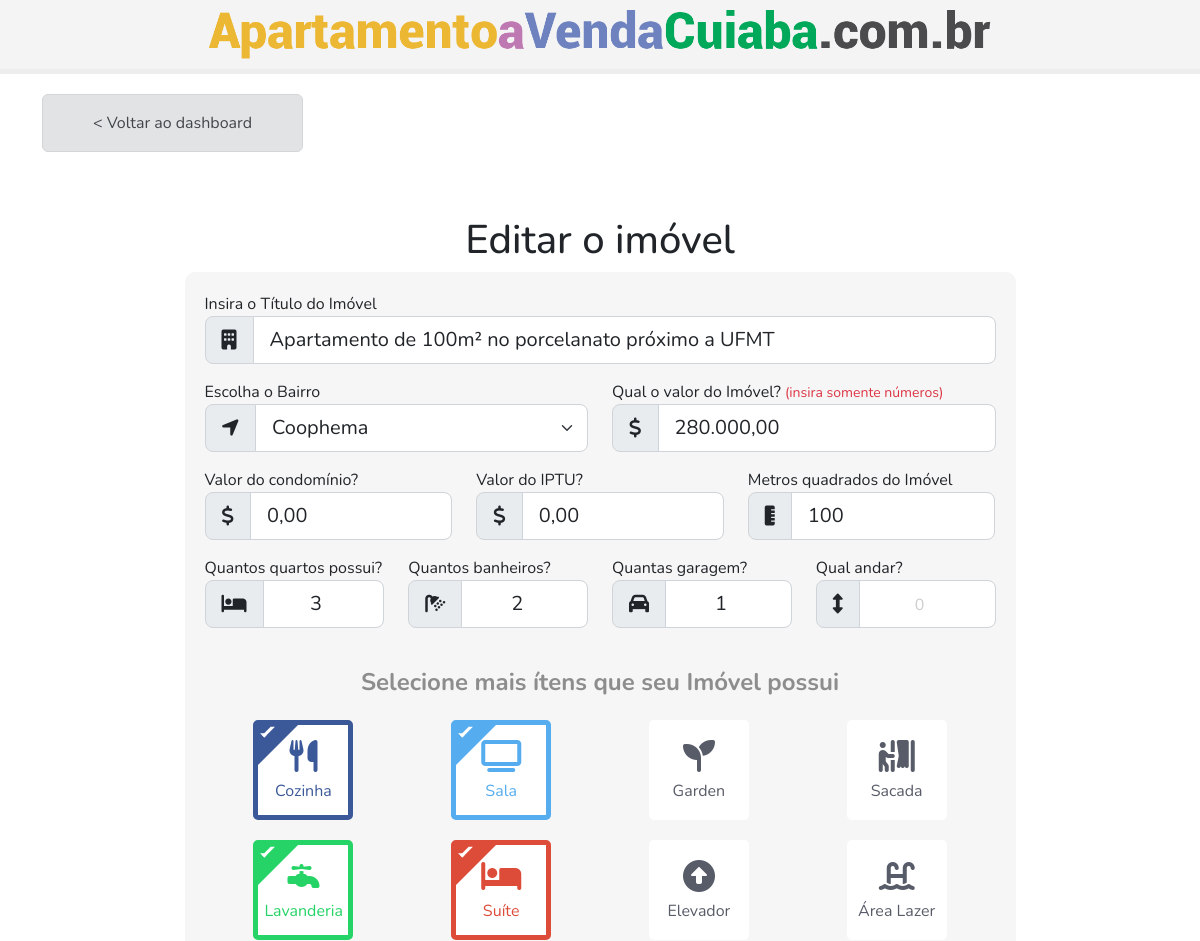
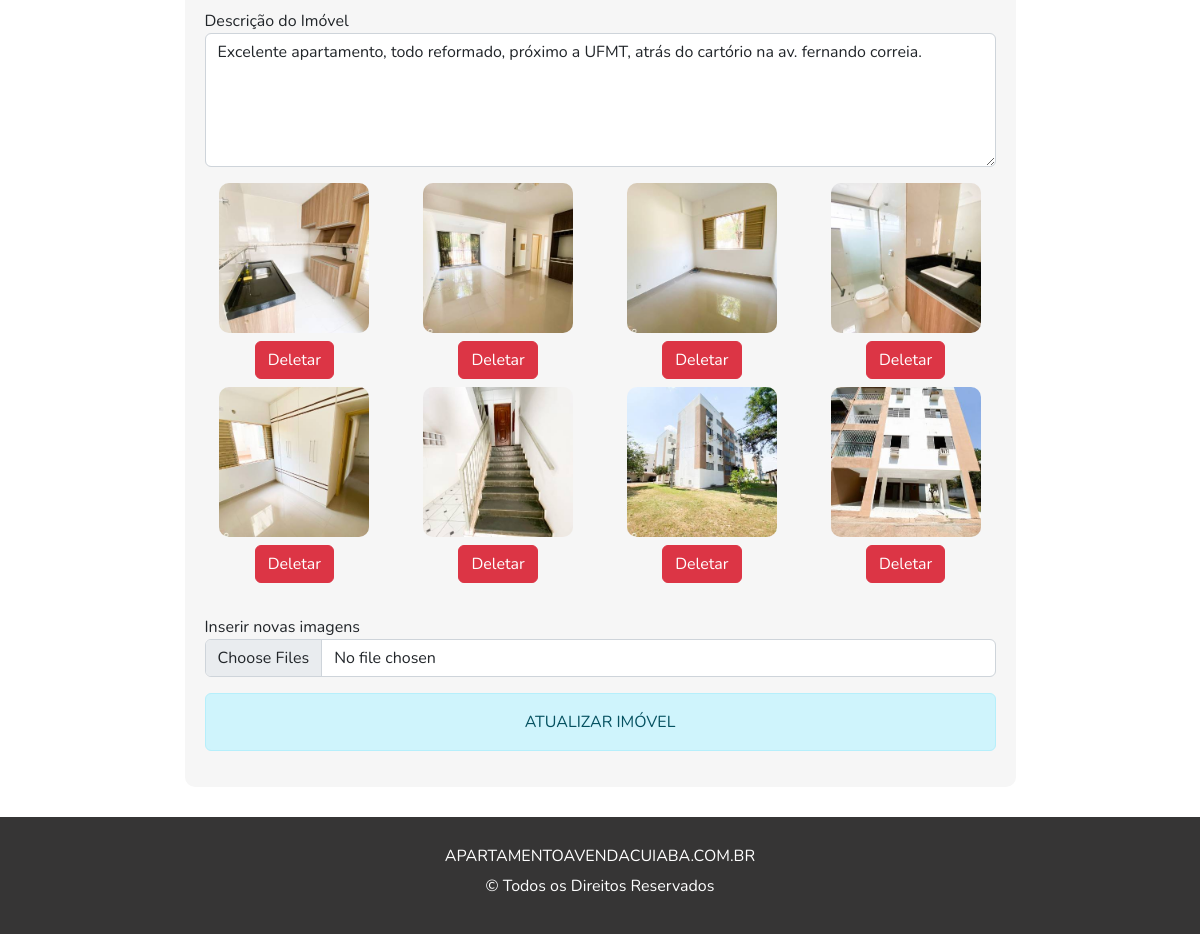
/app/editar.php?id=3 (signed in), run on the app's committed database (2 pictures, top to bottom).
### tables this page shows
CREATE TABLE `imovel` (
  `id_imovel` int(11) NOT NULL,
  `cod_imovel` varchar(255) DEFAULT NULL,
  `titulo` varchar(255) DEFAULT NULL,
  `id_bairro` varchar(255) NOT NULL,
  `id_proprietario` varchar(255) NOT NULL,
  `valor` int(11) DEFAULT NULL,
  `valor_condominio` int(11) DEFAULT NULL,
  `iptu` int(11) DEFAULT NULL,
  `area_construida` varchar(255) DEFAULT NULL,
  `quartos` varchar(255) DEFAULT NULL,
  `banheiros` varchar(255) DEFAULT NULL,
  `garagem` varchar(255) DEFAULT NULL,
  `andar` varchar(255) DEFAULT NULL,
  `cozinha` varchar(255) DEFAULT NULL,
  `sala` varchar(255) DEFAULT NULL,
  `garden` varchar(255) DEFAULT NULL,
  `sacada` varchar(255) DEFAULT NULL,
  `lavanderia` varchar(255) DEFAULT NULL,
  `suite` varchar(255) DEFAULT NULL,
  `elevador` varchar(255) DEFAULT NULL,
  `area_lazer` varchar(255) DEFAULT NULL,
  `descricao` text DEFAULT NULL,
  `views` varchar(255) DEFAULT NULL,
  `status` varchar(255) NOT NULL DEFAULT '1' COMMENT '"1=Ativado | 2=Desativado"',
  `data_criacao` datetime DEFAULT NULL,
  `data_atualizacao` datetime DEFAULT NULL
);

CREATE TABLE `imagem` (
  `id` int(11) NOT NULL,
  `id_imovel` varchar(255) NOT NULL,
  `url` varchar(255) NOT NULL,
  `nome` varchar(255) NOT NULL,
  `incluida_em` datetime NOT NULL,
  `url_webp` text DEFAULT NULL
);

### config/DB.php (called while the page is built, shortened)
<?php
class DB
{
    private $servername = "localhost";
    private $username = "root";
    private $password = "";
    private $database = "db_imoveis";
    private $conn;
    public function __construct()
    {
        try {
            $dsn = "mysql:host=" . $this->servername . ";dbname=" . $this->database;
            $this->conn = new PDO($dsn, $this->username, $this->password);
        } catch (PDOException $e) {
            echo "Conexão falhada: " . $e->getMessage();
        }
    }
    public function getBairros()
    {
        $sql = "SELECT * FROM bairros ORDER BY nome ASC";
        $stmt = $this->conn->prepare($sql);
        $stmt->execute();
        $result = $stmt->fetchAll();
        return $result;
    }
    public function getImageByIdImovel($idImovel)
    {
        $sql = "SELECT * FROM imagem WHERE id_imovel = :id_imovel";
        $stmt = $this->conn->prepare($sql);
        $stmt->execute(['id_imovel' => $idImovel]);
        $data = $stmt->fetchAll(PDO::FETCH_ASSOC);
        return $data;
    }
    function buscarImovelPorId($id)
    {
        try {
            $query = "SELECT * FROM imovel WHERE id_imovel = :id";
            $stmt = $this->conn->prepare($query);
            $stmt->bindValue(':id', $id, PDO::PARAM_INT);
            $stmt->execute();
            return $stmt->fetch(PDO::FETCH_ASSOC);
        } catch (PDOException $e) {
            echo 'Erro no banco de dados: ' . $e->getMessage();
            return false;
        }
    }
    function buscarBairroPorId($id)
    {
        try {
            $query = "SELECT * FROM bairros WHERE id = :id";
            $stmt = $this->conn->prepare($query);
            $stmt->bindValue(':id', $id, PDO::PARAM_INT);
            $stmt->execute();
            return $stmt->fetch(PDO::FETCH_ASSOC);
        } catch (PDOException $e) {
            echo 'Erro no banco de dados: ' . $e->getMessage();
            return false;
        }
    }
}

### app/editar.php (the view, shortened to what this page needs)
<?php
require_once "../config/DB.php";
$db = new DB;
$imovel = $db->buscarImovelPorId($_GET['id']);
$bairros = $db->getBairros();
$bairroId = $db->buscarBairroPorId($imovel['id_bairro']);
if ($bairroId) {
  $id_bairro_selecionado = $bairroId['id'];
} else {
  $id_bairro_selecionado = null;
  $nome_bairro_selecionado = null;
}
$imagensIdImovel = $db->getImageByIdImovel($imovel['id_imovel']);
?>
<!DOCTYPE html>
<html lang="pt-br">
<head>
  <link rel="stylesheet" href="css/style.css" />
  <link href="https://cdn.jsdelivr.net/npm/bootstrap@5.2.0-beta1/dist/css/bootstrap.min.css" rel="stylesheet"
 />
</head>
<body>
  <header class="main">
    <nav class="menu">
      <div class="container">
        <div class="logo">
          <img src="imagem/logo.png" class="img-fluid logo-img" alt="" />
        </div>
      </div>
    </nav>
  </header>
  <nav class="componentes">
    <div class="container">
      <div class="row">
        <div class="col-md-3">
          <a href="dashboard.php" class="alert alert-secondary d-block">< Voltar ao dashboard</a>
        </div>
      </div>
    </div>
  </nav>
  <section class="main mt-5">
    <div class="container">
      <div class="row">
        <div class="col-md-9 mx-auto">
          <h1 class="text-center">Editar o imóvel</h1>
          <form action="atualizarimovel.php" class="add-imovel" method="post" enctype="multipart/form-data">
            <label for="titulo"> Insira o Título do Imóvel</label>
            <div class="input-group input-group-lg mb-3">
              <span class="input-group-text" id="inputGroup-sizing-lg"><i class="fas fa-building"></i></span>
              <input type="text" class="form-control" name="titulo" value="<?php echo $imovel['titulo'] ?>"
                placeholder="Apartamento de 3 quartos próximo ao centro" aria-describedby="inputGroup-sizing-lg"
                required />
            </div>
            <div class="row">
              <div class="col-md-6">
                <label for="bairro"> Escolha o Bairro</label>
                <div class="input-group input-group-lg mb-3">
                  <span class="input-group-text" id="inputGroup-sizing-lg"><i class="fas fa-location-arrow"></i></span>
                  <select name="bairro" class="form-select">
                    <?php foreach ($bairros as $bairro) { ?>
                      <option value="<?php echo $bairro['id']; ?>" <?php if ($bairro['id'] == $id_bairro_selecionado) {
                           echo 'selected';
                         } ?>><?php echo $bairro['nome']; ?></option>
                    <?php } ?>
                  </select>
                </div>
              </div>
              <div class="col-md-6">
                <label for="preco"> Qual o valor do Imóvel? <small class="text-danger">(insira somente
                    números)</small></label>
                <div class="input-group input-group-lg mb-3">
                  <span class="input-group-text" id="inputGroup-sizing-lg"><i class="fas fa-dollar-sign"></i></span>
                  <input type="text" name="preco" class="form-control"
                    value="<?php echo number_format($imovel['valor'], 2, ',', '.'); ?>"
                    aria-describedby="inputGroup-sizing-lg" onKeyUp="mascaraMoeda(this, event);">
                </div>
              </div>
              <div class="col-md-4">
                <label for="condominio"> Valor do condomínio?</label>
                <div class="input-group input-group-lg mb-3">
                  <span class="input-group-text" id="inputGroup-sizing-lg"><i class="fas fa-dollar-sign"></i></span>
                  <input size="12" onKeyUp="mascaraMoeda(this, event)" type="text" class="form-control"
                    name="condominio" value="<?php echo number_format($imovel['valor_condominio'], 2, ',', '.'); ?>"
                    placeholder="400,00" aria-describedby="inputGroup-sizing-lg" required />
                </div>
              </div>
              <div class="col-md-4">
                <label for="condominio"> Valor do IPTU?</label>
                <div class="input-group input-group-lg mb-3">
                  <span class="input-group-text" id="inputGroup-sizing-lg"><i class="fas fa-dollar-sign"></i></span>
                  <input size="12" onKeyUp="mascaraMoeda(this, event)" type="text" class="form-control" name="iptu"
                    value="<?php echo number_format($imovel['iptu'], 2, ',', '.'); ?>" placeholder="1300,00"
                    aria-describedby="inputGroup-sizing-lg" />
                </div>
              </div>
              <div class="col-md-4">
                <label for="area"> Metros quadrados do Imóvel</label>
                <div class="input-group input-group-lg mb-3">
                  <span class="input-group-text" id="inputGroup-sizing-lg"><i class="fas fa-ruler-vertical"></i></span>
                  <input type="text" class="form-control" name="area" placeholder="120"
                    value="<?php echo $imovel['area_construida']; ?>" aria-describedby="inputGroup-sizing-lg"
                    required />
                </div>
              </div>
              <div class="col-md-3">
                <label for="quartos"> Quantos quartos possui?</label>
                <div class="input-group input-group-lg mb-3">
                  <span class="input-group-text" id="inputGroup-sizing-lg"><i class="fas fa-bed"></i></span>
                  <input value="<?php echo $imovel['quartos']; ?>" class="text-center form-control" type="number"
                    name="qtdQuarto" min="0" id="" placeholder="0" required>
                </div>
              </div>
              <div class="col-md-3">
                <label for="banheiro">Quantos banheiros?</label>
                <div class="input-group input-group-lg mb-3">
                  <span class="input-group-text" id="inputGroup-sizing-lg"><i class="fas fa-shower"></i></span>
                  <input value="<?php echo $imovel['banheiros']; ?>" class="text-center form-control" type="number"
                    name="qtdBanheiro" min="0" id="" placeholder="0" required>
                </div>
              </div>
              <div class="col-md-3">
                <label for="area"> Quantas garagem?</label>
                <div class="input-group input-group-lg mb-3">
                  <span class="input-group-text" id="inputGroup-sizing-lg"><i class="fas fa-car"></i></span>
                  <input value="<?php echo $imovel['garagem']; ?>" class="text-center form-control" type="number"
                    min="0" name="qtdGaragem" id="" placeholder="0" required>
                </div>
              </div>
              <div class="col-md-3">
                <label for="area"> Qual andar?</label>
                <div class="input-group input-group-lg mb-3">
                  <span class="input-group-text" id="inputGroup-sizing-lg"><i class="fas fa-arrows-alt-v"></i></span>
                  <input value="<?php echo $imovel['andar']; ?>" class="text-center form-control" type="number"
                    min="0" name="andar" id="" placeholder="0" required>
                </div>
              </div>
              <div class="wrapper">
                <div class="title">
                  Selecione mais ítens que seu Imóvel possui
                </div>
                <div class="container text-center">
                  <div class="row">
                    <div class="col-md-3 text-center">
                      <label class="option_item">
                        <div class="option_inner facebook">
                          <div class="tickmark"></div>
                          <div class="icon"><i class="fas fa-utensils"></i></div>
                          <div class="name">Cozinha</div>
                        </div>
                      </label>
                    </div>
                    <div class="col-md-3">
                      <label class="option_item">
                        <div class="option_inner twitter">
                          <div class="tickmark"></div>
                          <div class="icon"><i class="fas fa-tv"></i></div>
                          <div class="name">Sala</div>
                        </div>
                      </label>
                    </div>
                    <div class="col-md-3">
                      <label class="option_item">
                        <div class="option_inner instagram">
                          <div class="icon"><i class="fas fa-seedling"></i></div>
                          <div class="name">Garden</div>
                        </div>
                      </label>
                    </div>
                    <div class="col-md-3">
                      <label class="option_item">
                        <div class="option_inner linkedin">
                          <div class="icon"><i class="fas fa-person-booth"></i></div>
                          <div class="name">Sacada</div>
                        </div>
                      </label>
                    </div>
                    <div class="col-md-3">
                      <label class="option_item">
                        <div class="option_inner whatsapp">
                          <div class="tickmark"></div>
                          <div class="icon"><i class="fas fa-faucet"></i></div>
                          <div class="name">Lavanderia</div>
                        </div>
                      </label>
                    </div>
                    <div class="col-md-3">
                      <label class="option_item">
                        <div class="option_inner google">
                          <div class="tickmark"></div>
                          <div class="icon"><i class="fas fa-bed"></i></div>
                          <div class="name">Suíte</div>
                        </div>
                      </label>
                    </div>
                    <div class="col-md-3">
                      <label class="option_item">
                        <div class="option_inner reddit">
                          <div class="icon"><i class="fas fa-arrow-alt-circle-up"></i></div>
                          <div class="name">Elevador</div>
                        </div>
                      </label>
                    </div>
                    <div class="col-md-3">
                      <label class="option_item">
                        <div class="option_inner quora">
                          <div class="icon"><i class="fas fa-swimming-pool"></i></div>
                          <div class="name">Área Lazer</div>
                        </div>
                      </label>
                    </div>
                  </div>
                </div>
              </div>
              <div class="col-md-12">
                <label for="area"> Descrição do Imóvel</label>
                <div class="mb-3">
                  <textarea class="form-control" rows="5" name="msg"
                    placeholder="Insira uma pequena descrição do Imovél"><?php echo $imovel['descricao']; ?></textarea>
                </div>
              </div>
              <?php
              foreach ($imagensIdImovel as $value) {
                ?>
                <div class="col-md-3">
                  <div class="input-images">
                    <a href="deletarimagem.php?id=<?php echo $imovel['id_imovel'] ?>&delete=<?php echo $value['id']; ?>&url=<?php echo $value['url_webp'];?>&url1=<?php echo $value['url'];?>">
                      <img src="<?php echo ($value['url_webp'] ? $value['url_webp'] : $value['url'] ); ?>" class="img-fluid img-edit" alt="" srcset="">
                      <h3 class="deletarImg btn btn-danger mt-2">Deletar</h3>
                    </a>
                  </div>
                </div>
                <?php
              }
              ?>
              <div class="mb-3 mt-4">
                <label for="area">Inserir novas imagens</label>
                <input class="form-control" type="file" name="fileUpload[]" id="chooseFile" multiple>
              </div>
              <div class="d-grid gap-2">
                <input type="submit" class="alert alert-info" name="atualizar" value="ATUALIZAR IMÓVEL" />
              </div>
            </div>
          </form>
        </div>
      </div>
    </div>
  </section>
  <footer class="footer">
    <div class="container">
      <div class="row">
        <h1>APARTAMENTOAVENDACUIABA.COM.BR</h1>
        <p>&copy; Todos os Direitos Reservados</p>
      </div>
    </div>
  </footer>
</body>
</html>

### data on the page
imovel: titulo "Apartamento de 100m² no porcelanato próximo a UFMT", preco "280.000,00", condominio "0,00", iptu "0,00", area "100", qtdQuarto "3", qtdBanheiro "2", qtdGaragem "1", msg "Excelente apartamento, todo reformado, próximo a UFMT, atrás do cartório na av. fernando correia."
imagem: url (picture)
imagem: url (picture)
imagem: url (picture)
imagem: url (picture)
imagem: url (picture)
imagem: url (picture)
imagem: url (picture)
imagem: url (picture)

### other printed values
form field bairro "Coophema"
